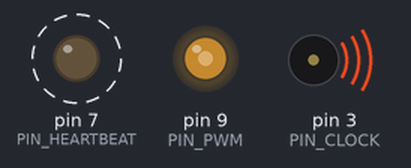
Simulated run of this sketch. Board: Arduino Nano, built with avr-gcc and run on an emulated ATmega328P. Shown: output pins drawn as LEDs (lit = HIGH), buzzer (waves = sounding). Dashed ring = blinking. Pins used as bus, display or sensor lines are not drawn; what the sketch prints to the serial monitor is not drawn.

Above: at 0.2 s.
Timing chart, 0 to 3.0 s (numbered marks = the images above):
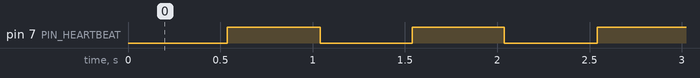

Measured:
- by itself, pin 7 (PIN_HEARTBEAT): alternates HIGH for 0.50 s and LOW for 0.50 s

The sketch:

logic_analyser_test.ino
```cpp
/*
 * Logic Analyser Test Firmware — Arduino Nano (ATmega328P)
 *
 * Generates eight simultaneous signals for testing the logic analyser skills.
 * Equivalent signal set to the ESP32-C3 test, adapted for Nano hardware.
 *
 * Pin map (all signals 5 V logic, 5 V tolerant):
 *
 *   D9   — PWM         ~1 kHz, 50% duty cycle  (Timer1 OC1A hardware PWM)  CH0
 *   D3   — CLOCK       ~8 kHz square wave       (Timer2 OC2B CTC toggle)   CH1
 *   D10  — SPI CS      active-low, burst/200 ms (SS hardware SPI)           CH2
 *   D13  — SPI SCK     125 kHz                  (hardware SPI)              CH3
 *   D11  — SPI MOSI    0xA5, 0x3C, 0xFF, ...    (hardware SPI)              CH4
 *   D8   — UART TX     9600 baud                (SoftwareSerial)            CH5
 *   D4   — IRQ SIM     10 ms pulse / 500 ms                                 CH6
 *   D7   — HEARTBEAT   1 Hz toggle                                          CH7
 *
 * Note: D0/D1 (hardware UART) is left free for Serial monitor.
 *       D8 (SoftwareSerial TX) is the logic-analyser UART test signal.
 */

#include <SPI.h>
#include <SoftwareSerial.h>

/* ── Pin assignments ─────────────────────────────────────── */
#define PIN_PWM        9   /* CH0  OC1A */
#define PIN_CLOCK      3   /* CH1  OC2B */
#define PIN_SPI_CS    10   /* CH2  SS   */
#define PIN_SPI_SCK   13   /* CH3  SCK  */
#define PIN_SPI_MOSI  11   /* CH4  MOSI */
#define PIN_UART_TX    8   /* CH5  SoftwareSerial TX */
#define PIN_IRQ_SIM    4   /* CH6 */
#define PIN_HEARTBEAT  7   /* CH7 */

/* ── SoftwareSerial ──────────────────────────────────────── */
// RX pin unused (2) — only TX connected to logic analyser
SoftwareSerial swSerial(2, PIN_UART_TX);

/* ── Timing state ────────────────────────────────────────── */
static unsigned long lastSpi       = 0;
static unsigned long lastUart      = 0;
static unsigned long lastIrqStart  = 0;
static unsigned long lastHeartbeat = 0;
static bool          irqActive     = false;
static bool          heartState    = false;

static const uint8_t spiSeq[] = { 0xA5, 0x3C, 0xFF, 0x00, 0x55, 0xAA };
static uint8_t       spiIdx   = 0;

static const char *uartMsgs[] = {
    "HELLO LA_TEST\r\n",
    "SPI:0xA5 SPI:0x3C\r\n",
    "ARDUINO NANO OK\r\n",
};
static uint8_t uartIdx = 0;

/* ── Timer1 — 1 kHz PWM on D9 (OC1A) ────────────────────
 * Fast PWM, ICR1=TOP, prescaler=8
 * F = 16MHz / (8 * (ICR1+1))
 * For 1 kHz: ICR1 = 16000000/(8*1000) - 1 = 1999
 * 50% duty:  OCR1A = 999
 */
static void timer1_pwm_init(void)
{
    TCCR1A = (1 << COM1A1)   /* Clear OC1A on compare match, set at BOTTOM */
           | (1 << WGM11);   /* Fast PWM, TOP=ICR1 (mode 14) */
    TCCR1B = (1 << WGM13)
           | (1 << WGM12)
           | (1 << CS11);    /* Prescaler = 8 */
    ICR1   = 1999;
    OCR1A  = 999;             /* 50% duty */
    pinMode(PIN_PWM, OUTPUT);
}

/* ── Timer2 — ~8 kHz clock on D3 (OC2B) ─────────────────
 * CTC mode: OCR2A defines TOP (counter resets here).
 * OC2B toggles once per counter period → output period = 2 × counter period.
 *
 * f_out = F_CPU / (2 × prescaler × (OCR2A+1))
 * For 8 kHz: OCR2A = 16MHz/(2×8×8000) − 1 = 124
 * 50% duty:  OCR2B = OCR2A/2 = 62
 *
 * Bug fix: OCR2A MUST be set — it defaults to 0x00 after reset,
 * which causes the counter to reset every tick and OCR2B never fires.
 */
static void timer2_clock_init(void)
{
    TCCR2A = (1 << COM2B0)   /* Toggle OC2B on compare match */
           | (1 << WGM21);   /* CTC mode, TOP = OCR2A */
    TCCR2B = (1 << CS21);    /* Prescaler = 8 */
    OCR2A  = 124;             /* TOP — defines frequency */
    OCR2B  = 62;              /* Toggle point — 50% duty cycle */
    pinMode(PIN_CLOCK, OUTPUT);
}

/* ── Setup ───────────────────────────────────────────────── */
void setup()
{
    Serial.begin(115200);
    Serial.println(F("Logic Analyser Test - Arduino Nano"));
    Serial.println(F("Connect logic analyser:"));
    Serial.println(F("  CH0 D9   PWM       ~1 kHz 50%"));
    Serial.println(F("  CH1 D3   CLOCK     ~8 kHz"));
    Serial.println(F("  CH2 D10  SPI CS    active-low burst"));
    Serial.println(F("  CH3 D13  SPI SCK   125 kHz"));
    Serial.println(F("  CH4 D11  SPI MOSI  0xA5/0x3C/..."));
    Serial.println(F("  CH5 D8   UART TX   9600 baud"));
    Serial.println(F("  CH6 D4   IRQ SIM   10ms/500ms"));
    Serial.println(F("  CH7 D7   HEARTBEAT 1 Hz"));

    /* Hardware PWM and clock via timers */
    timer1_pwm_init();
    timer2_clock_init();

    /* SPI */
    pinMode(PIN_SPI_CS, OUTPUT);
    digitalWrite(PIN_SPI_CS, HIGH);          /* CS idle high */
    SPI.begin();
    SPI.beginTransaction(SPISettings(125000, MSBFIRST, SPI_MODE0));

    /* SoftwareSerial UART */
    swSerial.begin(9600);

    /* GPIO outputs */
    pinMode(PIN_IRQ_SIM,   OUTPUT);
    pinMode(PIN_HEARTBEAT, OUTPUT);
    digitalWrite(PIN_IRQ_SIM,   LOW);
    digitalWrite(PIN_HEARTBEAT, LOW);

    lastSpi       = millis();
    lastUart      = millis();
    lastIrqStart  = millis();
    lastHeartbeat = millis();
}

/* ── Loop ────────────────────────────────────────────────── */
void loop()
{
    unsigned long now = millis();

    /* ── SPI burst every 200 ms ── */
    if (now - lastSpi >= 200) {
        lastSpi = now;
        digitalWrite(PIN_SPI_CS, LOW);
        SPI.transfer(spiSeq[spiIdx % 6]);
        SPI.transfer(spiSeq[(spiIdx + 1) % 6]);
        spiIdx += 2;
        digitalWrite(PIN_SPI_CS, HIGH);
    }

    /* ── UART message every 500 ms ── */
    if (now - lastUart >= 500) {
        lastUart = now;
        swSerial.print(uartMsgs[uartIdx++ % 3]);
    }

    /* ── IRQ simulation: 10 ms pulse every 500 ms ── */
    if (!irqActive && (now - lastIrqStart >= 500)) {
        lastIrqStart = now;
        irqActive    = true;
        digitalWrite(PIN_IRQ_SIM, HIGH);
    }
    if (irqActive && (now - lastIrqStart >= 10)) {
        irqActive = false;
        digitalWrite(PIN_IRQ_SIM, LOW);
    }

    /* ── Heartbeat 1 Hz ── */
    if (now - lastHeartbeat >= 500) {
        lastHeartbeat = now;
        heartState    = !heartState;
        digitalWrite(PIN_HEARTBEAT, heartState ? HIGH : LOW);
    }
}
```
